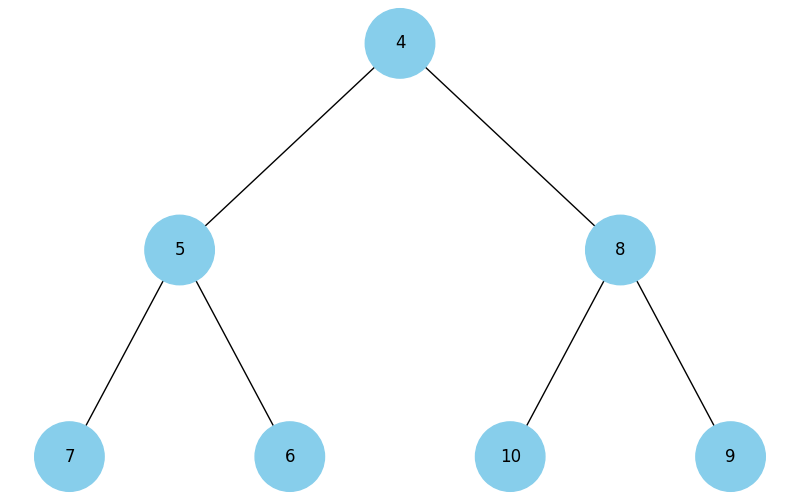

Python code for this plot:
""" 
Це програма для побудови та візуалізації бінарної купи у вигляді бінарного дерева (візуалізація піраміди). 
Бінарна купа - це спеціальний тип бінарного дерева, де кожен вузол має певну властивість.
У мінімальній купі значення кожного батьківського вузла менше або дорівнює значенням його дочірніх вузлів. 
У максимальній купі навпаки, батьківський вузол більший за його дочірні вузли.
"""


import uuid
import networkx as nx
import matplotlib.pyplot as plt
import heapq


#  Клас для представлення вузла бінарної купи
class Node:
    """Клас для представлення вузла бінарної купи.
    Кожен вузол має посилання на лівого і правого дочірніх вузлів,
    значення вузла (key), колір (color), а також унікальний ідентифікатор (id).
    """

    def __init__(self, key, color="skyblue"):
        # Ініціалізуємо ключ вузла (значення), а також встановлюємо колір вузла і його унікальний ідентифікатор.
        self.left = None  # Лівий дочірній вузол
        self.right = None  # Правий дочірній вузол
        self.val = key  # Значення вузла (ключ)
        self.color = color  # Колір вузла для візуалізації
        self.id = str(uuid.uuid4())  # Генерація унікального ідентифікатора для вузла


#  Рекурсивна функція для додавання вузлів і ребер до графа на основі бінарного дерева.
#  Функція обходить дерево в глибину і будує граф для його візуалізації.
def add_edges(graph, node, pos, x=0, y=0, layer=1):
    """Рекурсивна функція для додавання вузлів і ребер до графа на основі бінарного дерева.

    :param graph: Граф, що представляє дерево
    :param node: Поточний вузол дерева
    :param pos: Позиції вузлів для візуалізації
    :param x: Горизонтальна координата поточного вузла
    :param y: Вертикальна координата поточного вузла
    :param layer: Поточний рівень вузла в дереві (корінь має рівень 1)
    :return: Оновлений граф із доданими вузлами та ребрами
    """
    if node is not None:
        # Додаємо вузол до графа, використовуючи його унікальний ідентифікатор
        graph.add_node(node.id, color=node.color, label=node.val)
        if node.left:
            # Додаємо ребро до лівого дочірнього вузла і рекурсивно продовжуємо
            graph.add_edge(node.id, node.left.id)
            l = x - 1 / 2 ** layer
            pos[node.left.id] = (l, y - 1)
            l = add_edges(graph, node.left, pos, x=l, y=y - 1, layer=layer + 1)
        if node.right:
            # Додаємо ребро до правого дочірнього вузла і рекурсивно продовжуємо
            graph.add_edge(node.id, node.right.id)
            r = x + 1 / 2 ** layer
            pos[node.right.id] = (r, y - 1)
            r = add_edges(graph, node.right, pos, x=r, y=y - 1, layer=layer + 1)
    return graph


def draw_tree(tree_root):
    """Функція для візуалізації дерева за допомогою бібліотек networkx і matplotlib.
    
    :param tree_root: Кореневий вузол дерева, що буде візуалізовано
    """
    # Створюємо новий граф для представлення дерева
    tree = nx.DiGraph()
    # Встановлюємо початкову позицію для кореневого вузла
    pos = {tree_root.id: (0, 0)}
    # Додаємо всі вузли та ребра до графа
    tree = add_edges(tree, tree_root, pos)

    # Отримуємо кольори та мітки вузлів для їх візуалізації
    colors = [node[1]['color'] for node in tree.nodes(data=True)]
    labels = {node[0]: node[1]['label'] for node in tree.nodes(data=True)}

    # Відображаємо дерево за допомогою matplotlib
    plt.figure(figsize=(8, 5))
    nx.draw(tree, pos=pos, labels=labels, arrows=False, node_size=2500, node_color=colors)
    plt.show()


def build_heap_tree(heap):
    """Функція для побудови дерева з масиву, що представляє бінарну купу.

    :param heap: Масив, що представляє бінарну купу
    :return: Кореневий вузол побудованого дерева
    """
    # Створюємо список вузлів на основі значень у купі
    nodes = [Node(val) for val in heap]
    # Пов'язуємо вузли між собою у вигляді бінарного дерева
    for i in range(len(nodes) // 2):
        if 2 * i + 1 < len(nodes):
            nodes[i].left = nodes[2 * i + 1]  # Лівий дочірній вузол
        if 2 * i + 2 < len(nodes):
            nodes[i].right = nodes[2 * i + 2]  # Правий дочірній вузол
    return nodes[0] if nodes else None  # Повертаємо кореневий вузол дерева або None, якщо дерево пусте


# Створюємо масив, що представляє бінарну купу
heap = [10, 7, 9, 5, 6, 8, 4]
heapq.heapify(heap)

# Побудова дерева з купи та його візуалізація
heap_tree_root = build_heap_tree(heap)
draw_tree(heap_tree_root)


""" В результаті виконання програми буде побудоване бінарне дерево з бінарної купи, 
та відображено його візуальне представлення (у вигляді піраміди). 
"""
